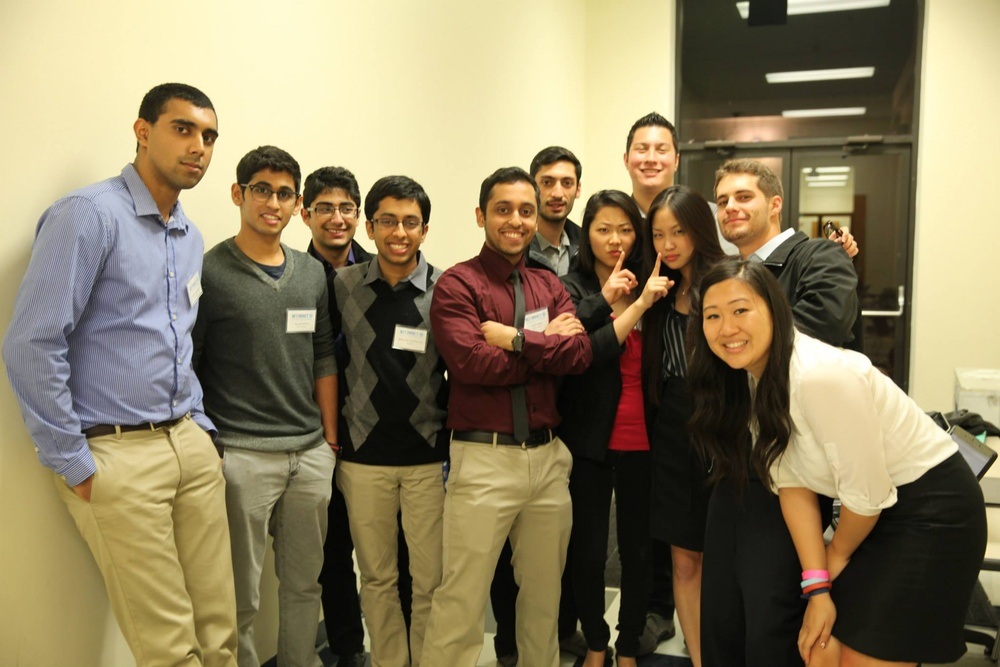
#> input picture Pictures/1.jpg, 1000 x 667 px, shrunk from 2048 x 1366 before the run; its folder holds only this picture in this run
$ python detect_demo.py   (Python 2 division)
#> lines starting #> are read from the running program, lines starting #| are printed output that depends on the picture
### cv2_detect.py
"""
The face detecting algorithm for both the detect_demo.py and video_detect.py
"""

import cv2
import cv2.cv as cv

def detect(img):

    cascade_fn = 'haarcascades/haarcascade_frontalface_alt.xml'
    scaleFactor=1.3
    minNeighbors=4
    minSize=(20, 20)
    flags=cv.CV_HAAR_SCALE_IMAGE
    cascade = cv2.CascadeClassifier(cascade_fn)
    rects = cascade.detectMultiScale(img, scaleFactor=scaleFactor,
                                     minNeighbors=minNeighbors,
                                     minSize=minSize, flags=flags)


    if len(rects) == 0:
        return []
    rects[:, 2:] += rects[:, :2]
    return rects

### detect_demo.py
"""
This is a program that parses through every foot in
the Pictures directory, recognizes where the faces are, draws
rectangles around the faces, and writes each new image to the
OutputPictures directory. There are some sample photos that I have ran
in the directories provided.
"""

from cv2_detect import detect
import cv2
import cv2.cv as cv
import os


def draw_rects(img, rects, color):
    for x1, y1, x2, y2 in rects:
        cv2.rectangle(img, (x1, y1), (x2, y2), color, 2)


def run_detection(in_fn, out_fn):
    img_color = cv2.imread(in_fn)
    img_gray = cv2.cvtColor(img_color, cv.CV_RGB2GRAY)
    img_gray = cv2.equalizeHist(img_gray)
    rects = detect(img_gray)
    print "Copied " + in_fn + " to " + out_fn
    img_out = img_color.copy()
    draw_rects(img_out, rects, (0, 255, 0))
    cv2.imwrite(out_fn, img_out)


def main():
    file_paths = []
    files = [f for f in os.listdir('./Pictures')]
    for f in files:
        if f.endswith((".jpg")):
            file_paths.append(f)

    for fil in file_paths:
        run_detection('Pictures/' + fil, 'OutputPictures/modified_' + fil)
#> in run_detection, img_color is the input picture: shape (667, 1000, 3); mean B, G, R 94, 125.5, 138.2
#> in run_detection, `img_gray = cv2.cvtColor(img_color, cv.CV_RGB2GRAY)`:
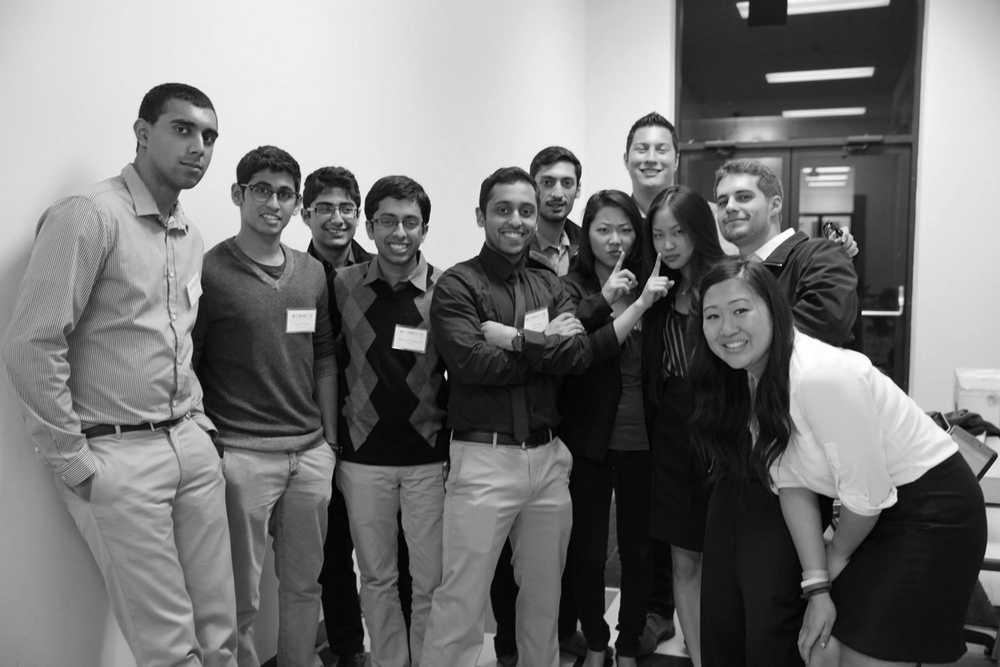
#> img_gray: shape (667, 1000); min 0, max 255, mean 117.5
#> in run_detection, `img_gray = cv2.equalizeHist(img_gray)`:
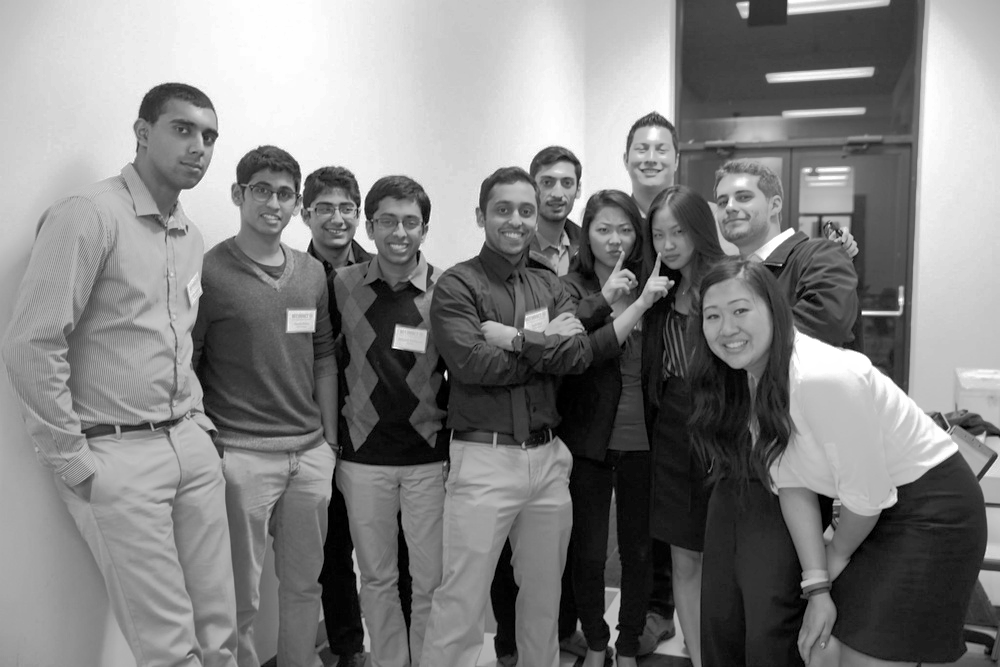
#> img_gray: shape (667, 1000); min 0, max 255, mean 128.2
#> in detect, `rects = cascade.detectMultiScale(img, scaleFactor=scaleFactor, minNeig..`: rects = [[625, 128, 54, 54], [531, 162, 54, 54], [310, 188, 53, 53], [588, 210, 52, 52], [644, 216, 49, 49], [155, 99, 84, 84], [241, 167, 66, 66], [699, 173, 67, 67], [481, 185, 66, 66], [367, 196, 65, 65], [691, 286, 74, 74]]
#> in run_detection, `rects = detect(img_gray)`: rects = [[625, 128, 679, 182], [531, 162, 585, 216], [310, 188, 363, 241], [588, 210, 640, 262], [644, 216, 693, 265], [155, 99, 239, 183], [241, 167, 307, 233], [699, 173, 766, 240], [481, 185, 547, 251], [367, 196, 432, 261], [691, 286, 765, 360]]
#> the loop in draw_rects, `for x1, y1, x2, y2 in rects:` made 11 passes
#> after the loop in draw_rects, `for x1, y1, x2, y2 in rects:`:
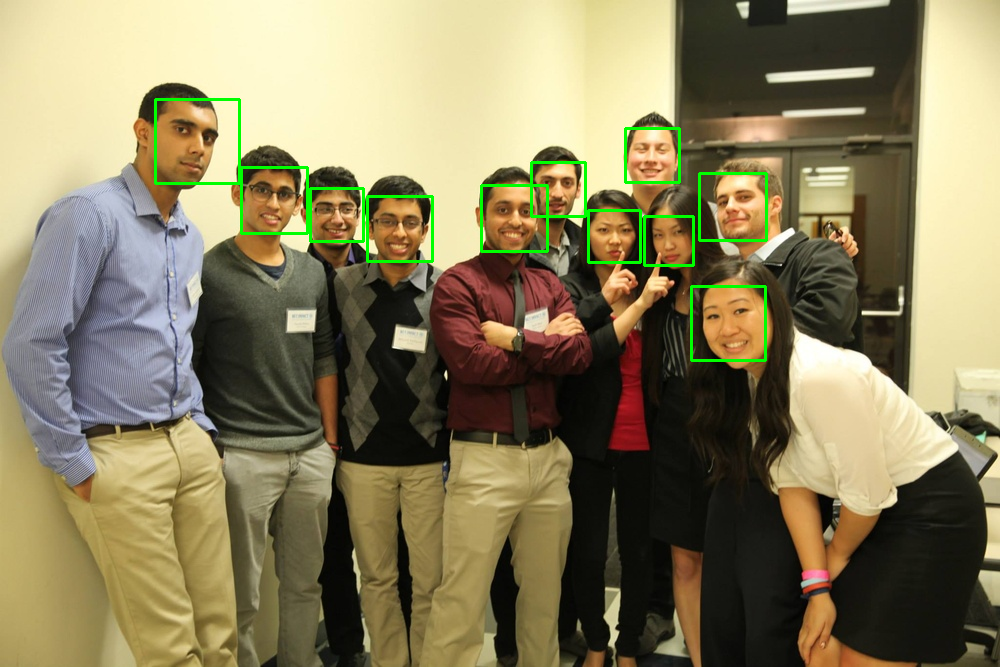
#> img: shape (667, 1000, 3); mean B, G, R 93.1, 127.3, 136.5


if __name__ == '__main__':
    main()

$ run again, on Pictures/1463349_10152443713549115_246821182_n.jpg
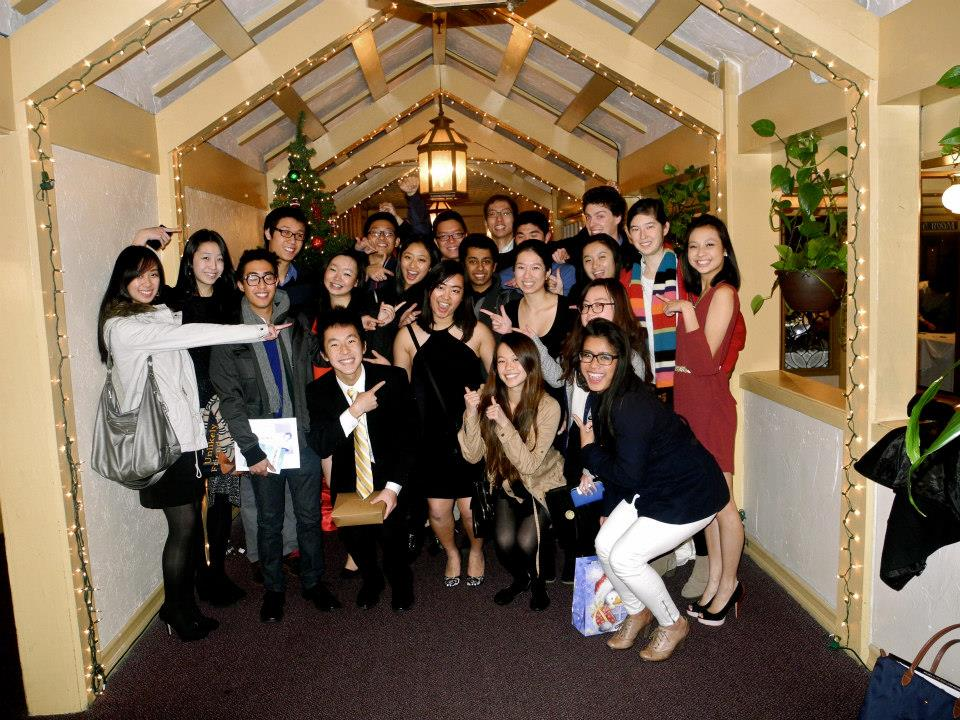
#> input picture Pictures/1463349_10152443713549115_246821182_n.jpg, 960 x 720 px
#> in run_detection, img_color is the input picture: shape (720, 960, 3); mean B, G, R 80.6, 101.7, 121.3
#> in run_detection, `img_gray = cv2.cvtColor(img_color, cv.CV_RGB2GRAY)`:
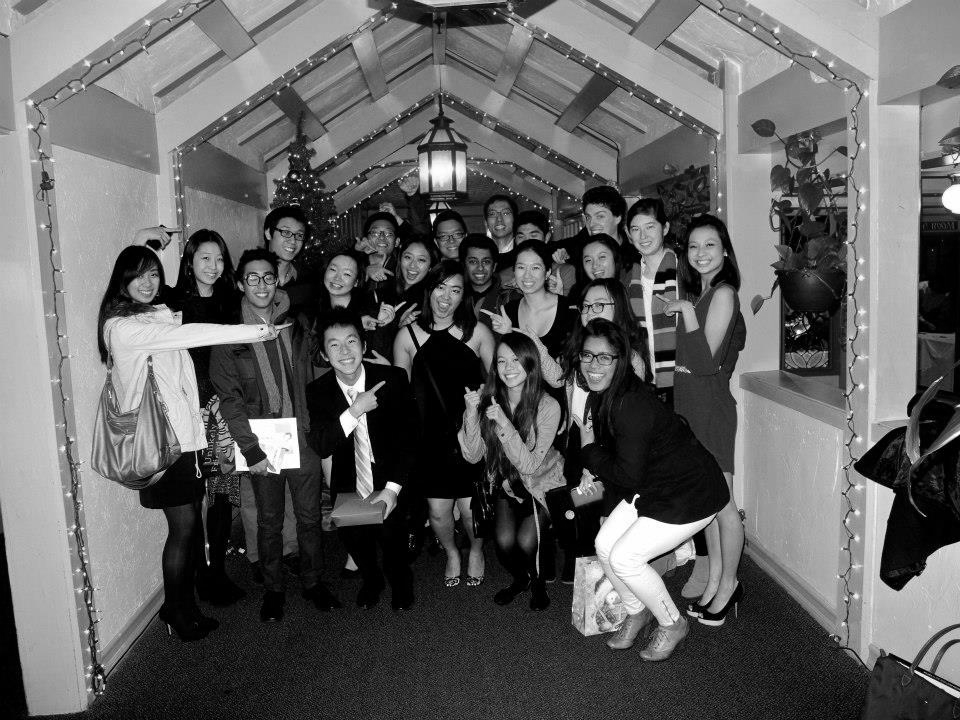
#> img_gray: shape (720, 960); min 0, max 255, mean 97.6
#> in run_detection, `img_gray = cv2.equalizeHist(img_gray)`:
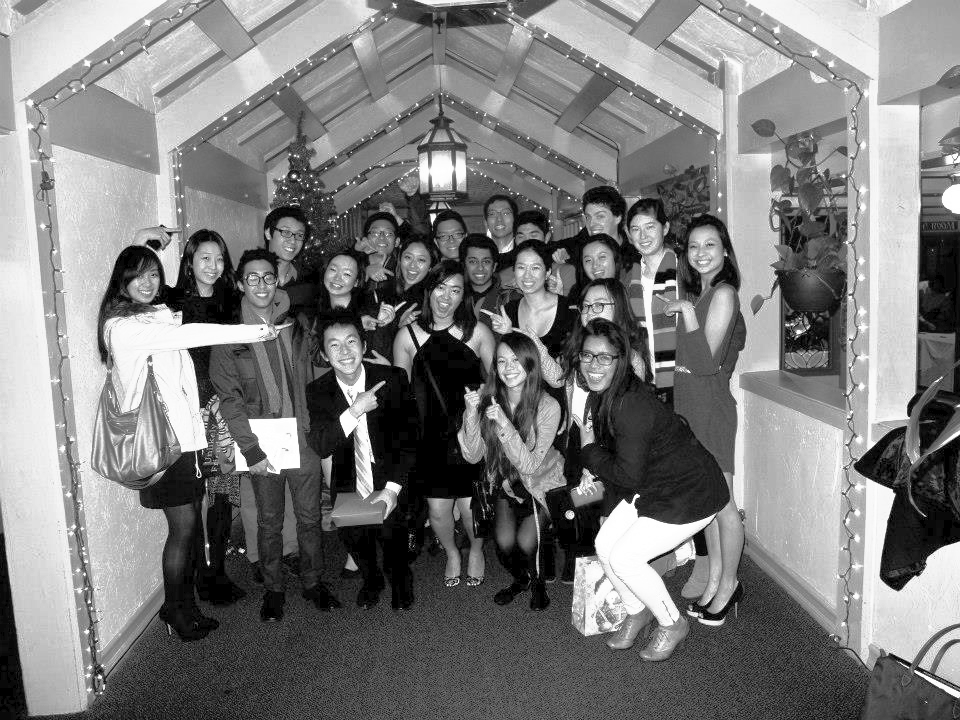
#> img_gray: shape (720, 960); min 0, max 255, mean 124.2
#> in detect, `rects = cascade.detectMultiScale(img, scaleFactor=scaleFactor, minNeig..`: rects = [[460, 246, 39, 39], [623, 212, 41, 41], [679, 229, 46, 46], [190, 243, 42, 42], [393, 243, 42, 42], [508, 252, 41, 41], [239, 260, 44, 44], [321, 327, 45, 45], [572, 336, 52, 52]]
#> in run_detection, `rects = detect(img_gray)`: rects = [[460, 246, 499, 285], [623, 212, 664, 253], [679, 229, 725, 275], [190, 243, 232, 285], [393, 243, 435, 285], [508, 252, 549, 293], [239, 260, 283, 304], [321, 327, 366, 372], [572, 336, 624, 388]]
#> the loop in draw_rects, `for x1, y1, x2, y2 in rects:` made 9 passes

$ run again, on Pictures/1482752_10201168576278079_2001186510_n.jpg
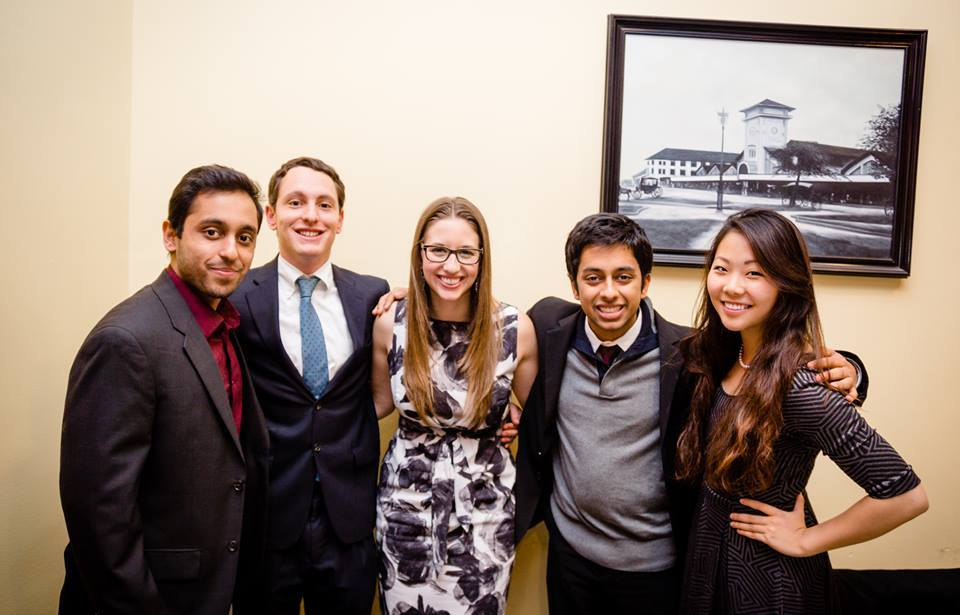
#> input picture Pictures/1482752_10201168576278079_2001186510_n.jpg, 960 x 615 px
#> in run_detection, img_color is the input picture: shape (615, 960, 3); mean B, G, R 119.3, 129.6, 146.8
#> in run_detection, `img_gray = cv2.cvtColor(img_color, cv.CV_RGB2GRAY)`:
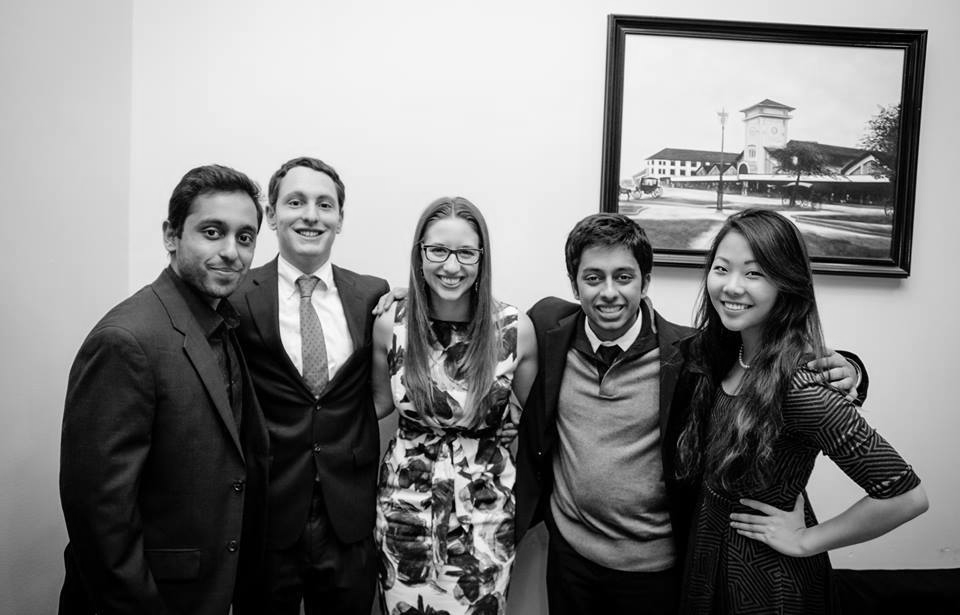
#> img_gray: shape (615, 960); min 0, max 255, mean 128.5
#> in run_detection, `img_gray = cv2.equalizeHist(img_gray)`:
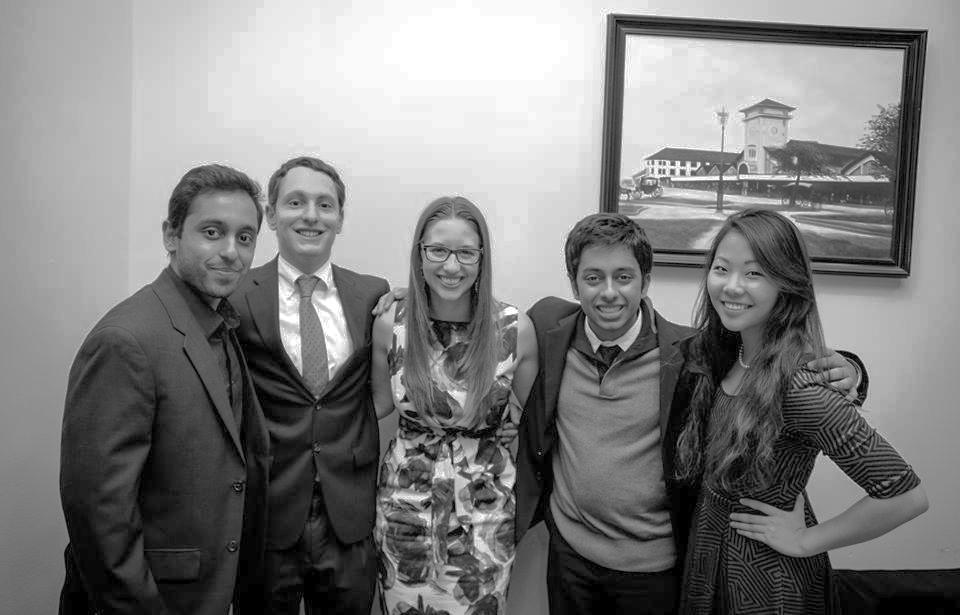
#> img_gray: shape (615, 960); min 0, max 255, mean 126.9
#> in detect, `rects = cascade.detectMultiScale(img, scaleFactor=scaleFactor, minNeig..`: rects = [[698, 242, 77, 77], [569, 246, 83, 83], [269, 170, 82, 82], [177, 194, 101, 101], [414, 222, 77, 77]]
#> in run_detection, `rects = detect(img_gray)`: rects = [[698, 242, 775, 319], [569, 246, 652, 329], [269, 170, 351, 252], [177, 194, 278, 295], [414, 222, 491, 299]]
#> the loop in draw_rects, `for x1, y1, x2, y2 in rects:` made 5 passes
